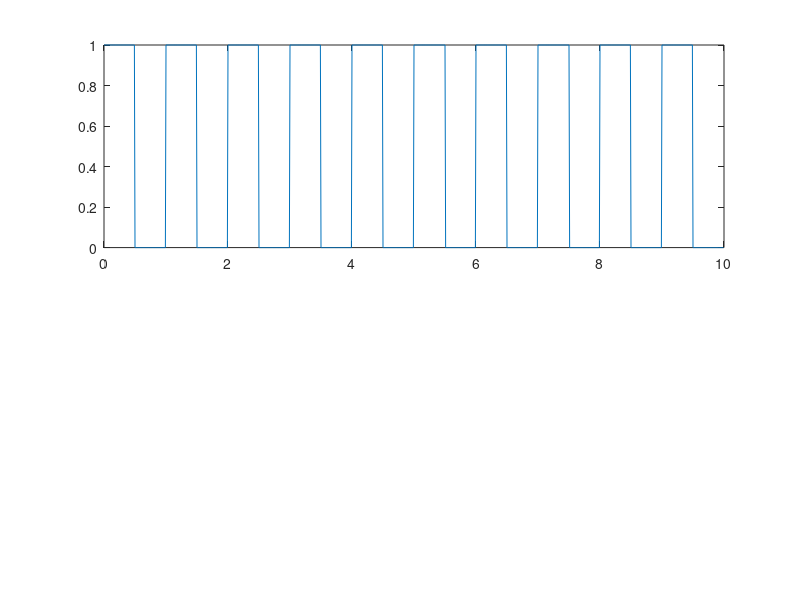

Write MATLAB code to recreate this figure. (Note: this script raises an error after producing the figure.)

clear;clc;

dt=0.01;
T=1;
n=10;

t = (0:dt:(T*n-dt));
yt = (square(2*pi.*t./T, 50)+1)./2;
%yt=sin(t);

subplot(2,1,1);plot(t,yt)

[an, bn, fn] = DFT_(yt, t);

[ifyt] = iDFT_(an, bn);

hold on;plot(t,real(ifyt))

subplot(2,1,2);plot(t,(yt-real(ifyt)));